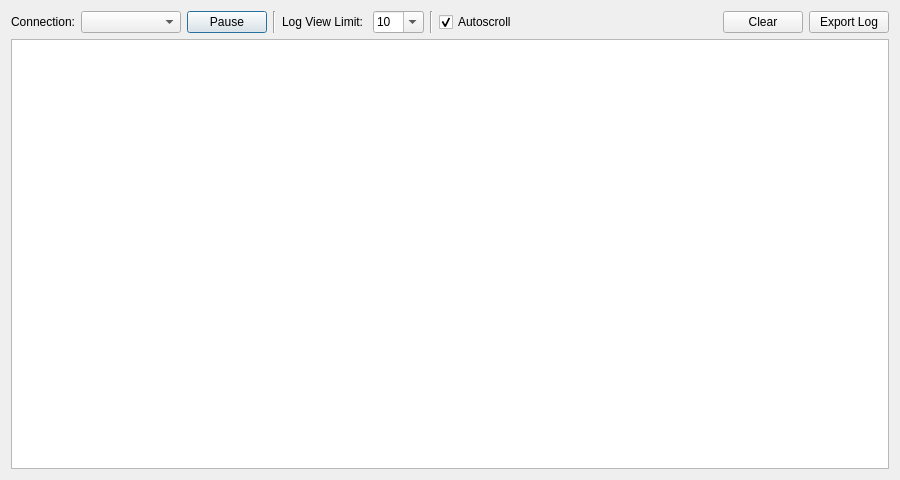
<?xml version="1.0" encoding="UTF-8"?>
<ui version="4.0">
 <class>DialogRawDataLog</class>
 <widget class="QDialog" name="DialogRawDataLog">
  <property name="geometry">
   <rect>
    <x>0</x>
    <y>0</y>
    <width>900</width>
    <height>480</height>
   </rect>
  </property>
  <property name="windowTitle">
   <string>Raw Data Log Dialog</string>
  </property>
  <layout class="QVBoxLayout" name="verticalLayout">
   <item>
    <layout class="QHBoxLayout" name="horizontalLayout">
     <item>
      <widget class="QLabel" name="label">
       <property name="text">
        <string>Connection:</string>
       </property>
      </widget>
     </item>
     <item>
      <widget class="QComboBox" name="comboBoxServers">
       <property name="minimumSize">
        <size>
         <width>100</width>
         <height>0</height>
        </size>
       </property>
      </widget>
     </item>
     <item>
      <widget class="QPushButton" name="pushButtonPause">
       <property name="text">
        <string>Pause</string>
       </property>
      </widget>
     </item>
     <item>
      <widget class="Line" name="line">
       <property name="orientation">
        <enum>Qt::Orientation::Vertical</enum>
       </property>
      </widget>
     </item>
     <item>
      <widget class="QLabel" name="labelRowLimit">
       <property name="text">
        <string>Log View Limit: </string>
       </property>
      </widget>
     </item>
     <item>
      <widget class="QComboBox" name="comboBoxRowLimit">
       <property name="editable">
        <bool>true</bool>
       </property>
       <item>
        <property name="text">
         <string>10</string>
        </property>
       </item>
       <item>
        <property name="text">
         <string>20</string>
        </property>
       </item>
       <item>
        <property name="text">
         <string>50</string>
        </property>
       </item>
       <item>
        <property name="text">
         <string>100</string>
        </property>
       </item>
      </widget>
     </item>
     <item>
      <widget class="Line" name="line_2">
       <property name="orientation">
        <enum>Qt::Orientation::Vertical</enum>
       </property>
      </widget>
     </item>
     <item>
      <widget class="QCheckBox" name="checkBoxAutoScroll">
       <property name="text">
        <string>Autoscroll</string>
       </property>
       <property name="checked">
        <bool>true</bool>
       </property>
      </widget>
     </item>
     <item>
      <spacer name="horizontalSpacer">
       <property name="orientation">
        <enum>Qt::Orientation::Horizontal</enum>
       </property>
       <property name="sizeHint" stdset="0">
        <size>
         <width>40</width>
         <height>20</height>
        </size>
       </property>
      </spacer>
     </item>
     <item>
      <widget class="QPushButton" name="pushButtonClear">
       <property name="text">
        <string>Clear</string>
       </property>
      </widget>
     </item>
     <item>
      <widget class="QPushButton" name="pushButtonExport">
       <property name="text">
        <string>Export Log</string>
       </property>
      </widget>
     </item>
    </layout>
   </item>
   <item>
    <widget class="QListView" name="listViewLog">
     <property name="editTriggers">
      <set>QAbstractItemView::EditTrigger::NoEditTriggers</set>
     </property>
    </widget>
   </item>
  </layout>
 </widget>
 <resources/>
 <connections/>
</ui>
